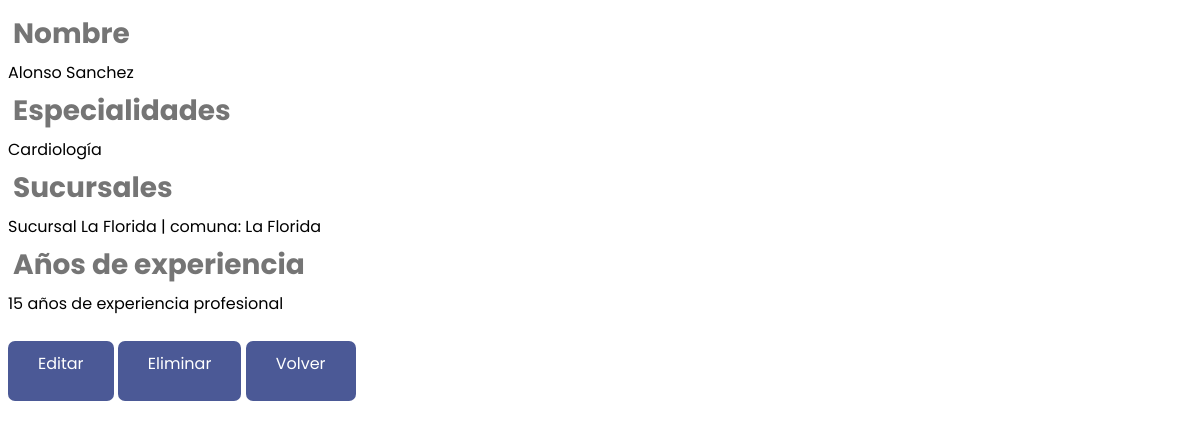
/clinica/detail_view/15, run on an earlier commit of the app's database.
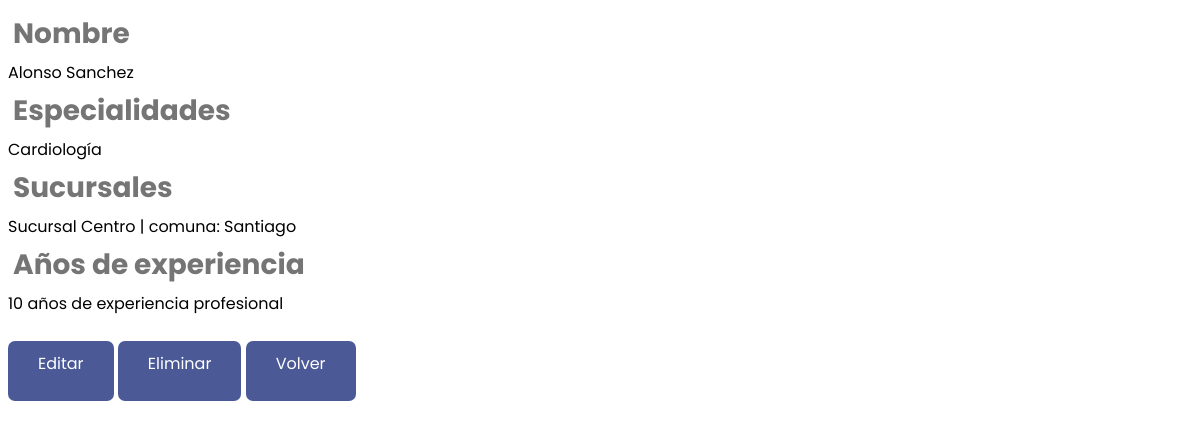
And on a later commit of the database.
### clinica/models.py (models this page shows, shortened)
class Especialidad(models.Model):
    tipo = models.CharField(max_length=100)
    def __str__(self):
        return self.tipo
    class Meta:
        verbose_name_plural="Especialidades"
        ordering=['tipo']

class Sucursal(models.Model):
    nombre = models.CharField(max_length=100)
    comuna = models.ForeignKey(Comuna, on_delete=models.CASCADE)
    direccion = models.CharField(max_length=200)
    def __str__(self):
        return self.nombre + " | comuna: " + self.comuna.nombre
    class Meta:
        verbose_name_plural="Sucursales"
        ordering=['nombre']

class Comuna(models.Model):
    nombre = models.CharField(max_length=100)
    class Meta:
        verbose_name_plural="Comunas"
        ordering=['nombre']

class Medico(models.Model): #antecedentes y credenciales
    nombre = models.CharField(max_length=100)
    apellido = models.CharField(max_length=100)
    especialidades = models.ManyToManyField(Especialidad)
    sucursales = models.ManyToManyField(Sucursal)
    anos_experiencia = models.IntegerField() #antecedentes
    class Meta:
        verbose_name_plural="Médicos"
        ordering=['nombre']

### clinica/views.py (the view)
# urls.py: path('detail_view/<id>', detail_view, name='detail_view'),
def detail_view(request, id):
    context = {}
    context['data'] = Medico.objects.get(id = id)
    return render(request, "detail_view.html", context)

### clinica/templates/detail_view.html (shortened to what this page needs)
{% load static %}
<link rel="stylesheet" type="text/css" href="{% static 'css/test.css' %}">
<div class="main">
    <h2> Nombre </h2>
        {{ data.nombre }} {{data.apellido}}<br/>
    <h2> Especialidades </h2>
        {% for especialidad in data.especialidades.all %}
        {{ especialidad }} <br/>
        {% endfor %}
    <h2> Sucursales </h2>
        {% for sucursal in data.sucursales.all %}
        {{ sucursal }} <br/>
        {% endfor %}
    <h2> Años de experiencia </h2>
    {{ data.anos_experiencia }} años de experiencia profesional
    <br><br>
    <a href="../{{data.id}}/update" class="btn"> Editar </a>
    <a href="../{{data.id}}/delete" class="btn" id="delete"> Eliminar </a>
    <a href="../list_view" class="btn"> Volver </a>
</div>

What changed in the data, as far as the page shows it:
no longer on this page (row unchanged): Sucursal: nombre+comuna "Sucursal La Florida | comuna: La Florida"
changed Medico "Alonso": anos_experiencia "15" → "10"
now on this page (row unchanged): Sucursal: nombre+comuna "Sucursal Centro | comuna: Santiago"
